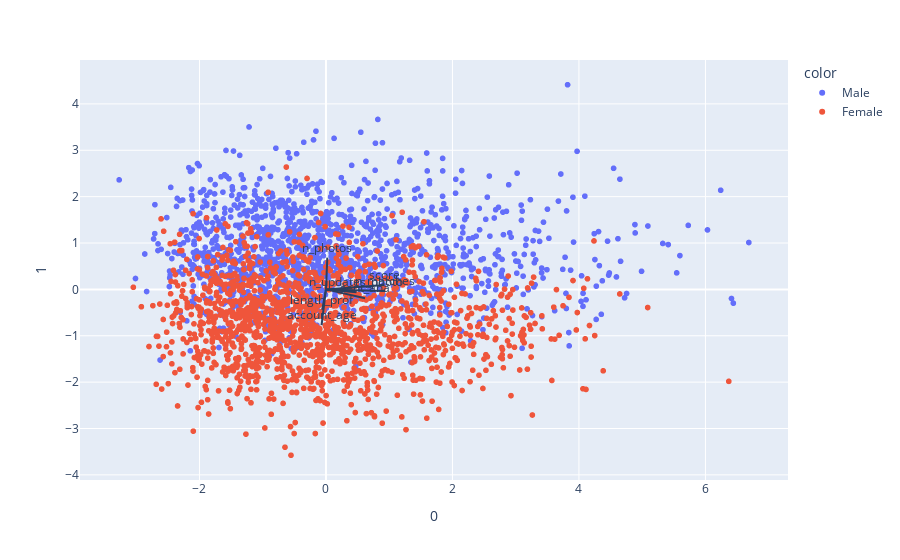

The code cell stored with this chart in its notebook:
### Code cell
pca = PCA(n_components=2)
components = pca.fit_transform(X)

loadings = pca.components_.T * np.sqrt(pca.explained_variance_)

fig = px.scatter(components, x=0, y=1, color=df['gender_str'])

for i, feature in enumerate(features):
    fig.add_shape(
        type='line',
        x0=0, y0=0,
        x1=loadings[i, 0],
        y1=loadings[i, 1]
    )
    fig.add_annotation(
        x=loadings[i, 0],
        y=loadings[i, 1],
        ax=0, ay=0,
        xanchor="center",
        yanchor="bottom",
        text=feature,
    )
fig.show()

### Figure 1 — Plotly figure (JSON) as saved in the notebook; plotly's stock layout.template omitted (floating-point values rounded to 4 significant figures; data arrays with more than 128 entries replaced by an {"elided": "..."} marker saying what was removed)
{"data": [{"hovertemplate": "color=Male<br>0=%{x}<br>1=%{y}<extra></extra>", "legendgroup": "Male", "marker": {"color": "#636efa", "symbol": "circle"}, "mode": "markers", "name": "Male", "showlegend": true, "type": "scattergl", "x": {"elided": "1423 float values"}, "xaxis": "x", "y": {"elided": "1423 float values"}, "yaxis": "y"}, {"hovertemplate": "color=Female<br>0=%{x}<br>1=%{y}<extra></extra>", "legendgroup": "Female", "marker": {"color": "#EF553B", "symbol": "circle"}, "mode": "markers", "name": "Female", "showlegend": true, "type": "scattergl", "x": {"elided": "1508 float values"}, "xaxis": "x", "y": {"elided": "1508 float values"}, "yaxis": "y"}], "layout": {"annotations": [{"ax": 0, "ay": 0, "text": "score", "x": 0.9201, "xanchor": "center", "y": 0.09714, "yanchor": "bottom"}, {"ax": 0, "ay": 0, "text": "n_matches", "x": 0.9348, "xanchor": "center", "y": -0.0372, "yanchor": "bottom"}, {"ax": 0, "ay": 0, "text": "n_updates_photo", "x": 0.4827, "xanchor": "center", "y": -0.06121, "yanchor": "bottom"}, {"ax": 0, "ay": 0, "text": "n_photos", "x": 0.02167, "xanchor": "center", "y": 0.6855, "yanchor": "bottom"}, {"ax": 0, "ay": 0, "text": "sent_ana", "x": 0.6179, "xanchor": "center", "y": -0.1926, "yanchor": "bottom"}, {"ax": 0, "ay": 0, "text": "length_prof", "x": -0.05892, "xanchor": "center", "y": -0.4393, "yanchor": "bottom"}, {"ax": 0, "ay": 0, "text": "account_age", "x": -0.06909, "xanchor": "center", "y": -0.7699, "yanchor": "bottom"}], "legend": {"title": {"text": "color"}, "tracegroupgap": 0}, "margin": {"t": 60}, "shapes": [{"type": "line", "x0": 0, "x1": 0.9201, "y0": 0, "y1": 0.09714}, {"type": "line", "x0": 0, "x1": 0.9348, "y0": 0, "y1": -0.0372}, {"type": "line", "x0": 0, "x1": 0.4827, "y0": 0, "y1": -0.06121}, {"type": "line", "x0": 0, "x1": 0.02167, "y0": 0, "y1": 0.6855}, {"type": "line", "x0": 0, "x1": 0.6179, "y0": 0, "y1": -0.1926}, {"type": "line", "x0": 0, "x1": -0.05892, "y0": 0, "y1": -0.4393}, {"type": "line", "x0": 0, "x1": -0.06909, "y0": 0, "y1": -0.7699}], "xaxis": {"anchor": "y", "domain": [0, 1], "title": {"text": "0"}}, "yaxis": {"anchor": "x", "domain": [0, 1], "title": {"text": "1"}}}}
